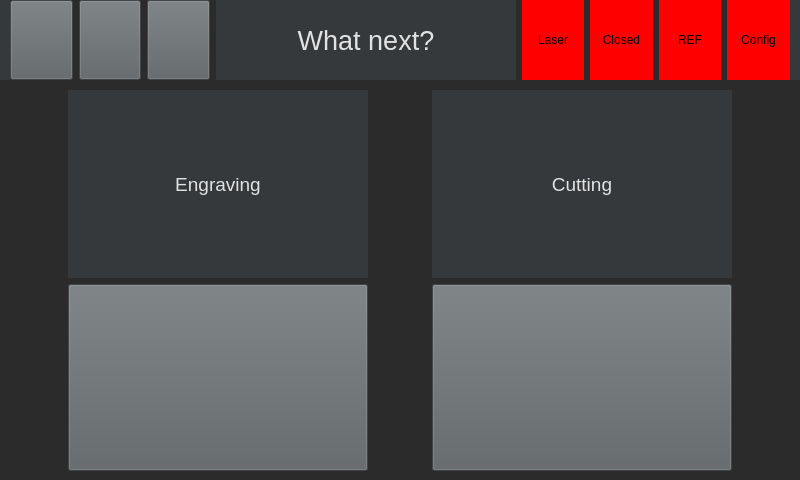
<?xml version="1.0" encoding="UTF-8"?>
<ui version="4.0">
 <class>VorlageUi</class>
 <widget class="QWidget" name="VorlageUi">
  <property name="geometry">
   <rect>
    <x>0</x>
    <y>0</y>
    <width>800</width>
    <height>480</height>
   </rect>
  </property>
  <property name="minimumSize">
   <size>
    <width>800</width>
    <height>480</height>
   </size>
  </property>
  <property name="windowTitle">
   <string>Form</string>
  </property>
  <property name="styleSheet">
   <string notr="true">background-color: rgb(43, 43, 43);
color: rgb(60, 63, 65);</string>
  </property>
  <widget class="QWidget" name="widget" native="true">
   <property name="geometry">
    <rect>
     <x>0</x>
     <y>0</y>
     <width>800</width>
     <height>480</height>
    </rect>
   </property>
   <property name="minimumSize">
    <size>
     <width>800</width>
     <height>480</height>
    </size>
   </property>
   <widget class="QLabel" name="helpTitle_2">
    <property name="geometry">
     <rect>
      <x>0</x>
      <y>0</y>
      <width>800</width>
      <height>80</height>
     </rect>
    </property>
    <property name="font">
     <font>
      <pointsize>20</pointsize>
      <weight>50</weight>
      <bold>false</bold>
     </font>
    </property>
    <property name="styleSheet">
     <string notr="true">background-color: rgb(54, 57, 59);
color: rgb(226, 226, 226);</string>
    </property>
    <property name="text">
     <string/>
    </property>
    <property name="alignment">
     <set>Qt::AlignCenter</set>
    </property>
   </widget>
   <widget class="QWidget" name="horizontalLayoutWidget_2">
    <property name="geometry">
     <rect>
      <x>10</x>
      <y>0</y>
      <width>780</width>
      <height>80</height>
     </rect>
    </property>
    <layout class="QHBoxLayout" name="horizontalLayout_3">
     <item>
      <widget class="QPushButton" name="backBtn">
       <property name="minimumSize">
        <size>
         <width>0</width>
         <height>0</height>
        </size>
       </property>
       <property name="maximumSize">
        <size>
         <width>999</width>
         <height>999</height>
        </size>
       </property>
       <property name="font">
        <font>
         <pointsize>10</pointsize>
         <weight>75</weight>
         <bold>true</bold>
        </font>
       </property>
       <property name="styleSheet">
        <string notr="true">background-color: rgb(92, 97, 100);
color: rgb(175, 177, 179);
</string>
       </property>
       <property name="text">
        <string/>
       </property>
       <property name="icon">
        <iconset>
         <normaloff>../../../../raspberryPiPythonCode/UI/Icons/backIcon2.png</normaloff>../../../../raspberryPiPythonCode/UI/Icons/backIcon2.png</iconset>
       </property>
       <property name="iconSize">
        <size>
         <width>32</width>
         <height>32</height>
        </size>
       </property>
      </widget>
     </item>
     <item>
      <widget class="QPushButton" name="helpBtn">
       <property name="minimumSize">
        <size>
         <width>0</width>
         <height>0</height>
        </size>
       </property>
       <property name="maximumSize">
        <size>
         <width>100</width>
         <height>100</height>
        </size>
       </property>
       <property name="font">
        <font>
         <pointsize>10</pointsize>
         <weight>75</weight>
         <bold>true</bold>
        </font>
       </property>
       <property name="cursor">
        <cursorShape>ArrowCursor</cursorShape>
       </property>
       <property name="toolTip">
        <string>&lt;html&gt;&lt;head/&gt;&lt;body&gt;&lt;p&gt;&lt;img src=&quot;:/newPrefix/helpIcon.png&quot;/&gt;&lt;/p&gt;&lt;/body&gt;&lt;/html&gt;</string>
       </property>
       <property name="styleSheet">
        <string notr="true">background-color: rgb(92, 97, 100);
color: rgb(175, 177, 179);
</string>
       </property>
       <property name="text">
        <string/>
       </property>
       <property name="icon">
        <iconset>
         <normaloff>../../../../raspberryPiPythonCode/UI/Icons/helpIcon.png</normaloff>../../../../raspberryPiPythonCode/UI/Icons/helpIcon.png</iconset>
       </property>
       <property name="iconSize">
        <size>
         <width>32</width>
         <height>64</height>
        </size>
       </property>
       <property name="flat">
        <bool>false</bool>
       </property>
      </widget>
     </item>
     <item>
      <widget class="QPushButton" name="homeBtn">
       <property name="minimumSize">
        <size>
         <width>0</width>
         <height>0</height>
        </size>
       </property>
       <property name="maximumSize">
        <size>
         <width>100</width>
         <height>100</height>
        </size>
       </property>
       <property name="font">
        <font>
         <pointsize>10</pointsize>
         <weight>75</weight>
         <bold>true</bold>
        </font>
       </property>
       <property name="styleSheet">
        <string notr="true">background-color: rgb(92, 97, 100);
color: rgb(175, 177, 179);
</string>
       </property>
       <property name="text">
        <string/>
       </property>
       <property name="icon">
        <iconset>
         <normaloff>../../../../raspberryPiPythonCode/UI/Icons/homeIcon.png</normaloff>../../../../raspberryPiPythonCode/UI/Icons/homeIcon.png</iconset>
       </property>
       <property name="iconSize">
        <size>
         <width>32</width>
         <height>32</height>
        </size>
       </property>
      </widget>
     </item>
     <item>
      <widget class="QLabel" name="pageTitle">
       <property name="minimumSize">
        <size>
         <width>300</width>
         <height>0</height>
        </size>
       </property>
       <property name="font">
        <font>
         <pointsize>20</pointsize>
         <weight>50</weight>
         <bold>false</bold>
        </font>
       </property>
       <property name="styleSheet">
        <string notr="true">background-color: rgb(54, 57, 59);
color: rgb(226, 226, 226);</string>
       </property>
       <property name="text">
        <string>What next?</string>
       </property>
       <property name="alignment">
        <set>Qt::AlignCenter</set>
       </property>
      </widget>
     </item>
     <item>
      <widget class="QLabel" name="laserLight">
       <property name="minimumSize">
        <size>
         <width>0</width>
         <height>0</height>
        </size>
       </property>
       <property name="maximumSize">
        <size>
         <width>999</width>
         <height>9999</height>
        </size>
       </property>
       <property name="styleSheet">
        <string notr="true">background-color: red;
color: rgb(0, 0, 0);</string>
       </property>
       <property name="text">
        <string>Laser</string>
       </property>
       <property name="alignment">
        <set>Qt::AlignCenter</set>
       </property>
      </widget>
     </item>
     <item>
      <widget class="QLabel" name="closedLight">
       <property name="minimumSize">
        <size>
         <width>0</width>
         <height>0</height>
        </size>
       </property>
       <property name="maximumSize">
        <size>
         <width>9999</width>
         <height>999</height>
        </size>
       </property>
       <property name="styleSheet">
        <string notr="true">background-color: red;
color: rgb(0, 0, 0);</string>
       </property>
       <property name="text">
        <string>Closed</string>
       </property>
       <property name="alignment">
        <set>Qt::AlignCenter</set>
       </property>
      </widget>
     </item>
     <item>
      <widget class="QLabel" name="refLight">
       <property name="minimumSize">
        <size>
         <width>0</width>
         <height>0</height>
        </size>
       </property>
       <property name="maximumSize">
        <size>
         <width>9999</width>
         <height>9999</height>
        </size>
       </property>
       <property name="styleSheet">
        <string notr="true">background-color: red;
color: rgb(0, 0, 0);</string>
       </property>
       <property name="text">
        <string>REF</string>
       </property>
       <property name="alignment">
        <set>Qt::AlignCenter</set>
       </property>
      </widget>
     </item>
     <item>
      <widget class="QLabel" name="configLight">
       <property name="minimumSize">
        <size>
         <width>0</width>
         <height>0</height>
        </size>
       </property>
       <property name="maximumSize">
        <size>
         <width>9999</width>
         <height>9999</height>
        </size>
       </property>
       <property name="styleSheet">
        <string notr="true">background-color: red;
color: rgb(0, 0, 0);</string>
       </property>
       <property name="text">
        <string>Config</string>
       </property>
       <property name="alignment">
        <set>Qt::AlignCenter</set>
       </property>
      </widget>
     </item>
    </layout>
   </widget>
   <widget class="QWidget" name="gridLayoutWidget">
    <property name="geometry">
     <rect>
      <x>10</x>
      <y>90</y>
      <width>781</width>
      <height>381</height>
     </rect>
    </property>
    <layout class="QGridLayout" name="gridLayout">
     <item row="1" column="0">
      <widget class="QPushButton" name="engraveImageBtn">
       <property name="minimumSize">
        <size>
         <width>150</width>
         <height>150</height>
        </size>
       </property>
       <property name="maximumSize">
        <size>
         <width>300</width>
         <height>300</height>
        </size>
       </property>
       <property name="font">
        <font>
         <pointsize>10</pointsize>
         <weight>75</weight>
         <bold>true</bold>
        </font>
       </property>
       <property name="styleSheet">
        <string notr="true">background-color: rgb(92, 97, 100);
color: rgb(175, 177, 179);
</string>
       </property>
       <property name="text">
        <string/>
       </property>
       <property name="icon">
        <iconset>
         <normaloff>../../images/01.jpg</normaloff>../../images/01.jpg</iconset>
       </property>
       <property name="iconSize">
        <size>
         <width>256</width>
         <height>256</height>
        </size>
       </property>
      </widget>
     </item>
     <item row="0" column="0">
      <widget class="QLabel" name="label_2">
       <property name="minimumSize">
        <size>
         <width>0</width>
         <height>30</height>
        </size>
       </property>
       <property name="font">
        <font>
         <pointsize>14</pointsize>
         <weight>50</weight>
         <bold>false</bold>
        </font>
       </property>
       <property name="styleSheet">
        <string notr="true">background-color: rgb(54, 57, 59);
color: rgb(226, 226, 226);</string>
       </property>
       <property name="text">
        <string>Engraving</string>
       </property>
       <property name="alignment">
        <set>Qt::AlignCenter</set>
       </property>
      </widget>
     </item>
     <item row="1" column="1">
      <widget class="QPushButton" name="cutImageBtn">
       <property name="minimumSize">
        <size>
         <width>150</width>
         <height>150</height>
        </size>
       </property>
       <property name="maximumSize">
        <size>
         <width>300</width>
         <height>300</height>
        </size>
       </property>
       <property name="font">
        <font>
         <pointsize>10</pointsize>
         <weight>75</weight>
         <bold>true</bold>
        </font>
       </property>
       <property name="styleSheet">
        <string notr="true">background-color: rgb(92, 97, 100);
color: rgb(175, 177, 179);
</string>
       </property>
       <property name="text">
        <string/>
       </property>
       <property name="icon">
        <iconset>
         <normaloff>../../images/01.jpg</normaloff>../../images/01.jpg</iconset>
       </property>
       <property name="iconSize">
        <size>
         <width>256</width>
         <height>256</height>
        </size>
       </property>
      </widget>
     </item>
     <item row="0" column="1">
      <widget class="QLabel" name="label_3">
       <property name="minimumSize">
        <size>
         <width>0</width>
         <height>30</height>
        </size>
       </property>
       <property name="font">
        <font>
         <pointsize>14</pointsize>
         <weight>50</weight>
         <bold>false</bold>
        </font>
       </property>
       <property name="styleSheet">
        <string notr="true">background-color: rgb(54, 57, 59);
color: rgb(226, 226, 226);</string>
       </property>
       <property name="text">
        <string>Cutting</string>
       </property>
       <property name="alignment">
        <set>Qt::AlignCenter</set>
       </property>
      </widget>
     </item>
    </layout>
   </widget>
  </widget>
 </widget>
 <resources/>
 <connections/>
</ui>
